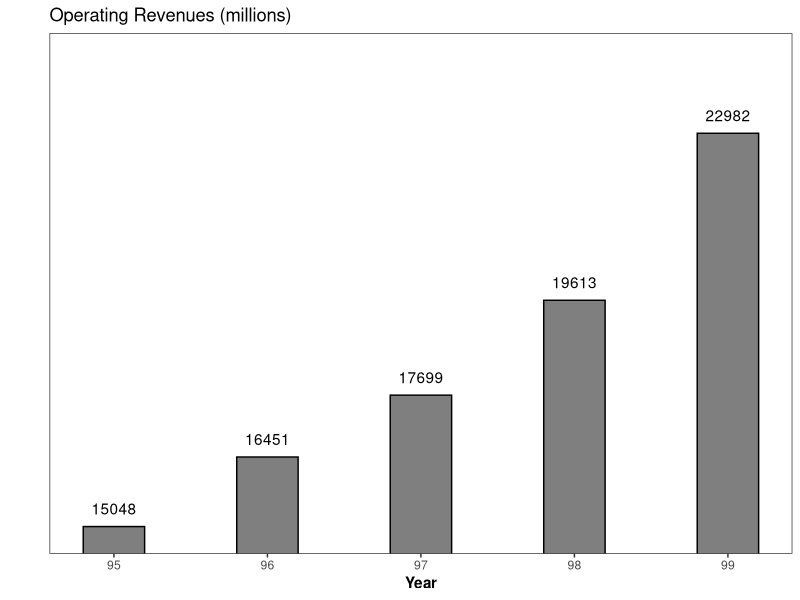
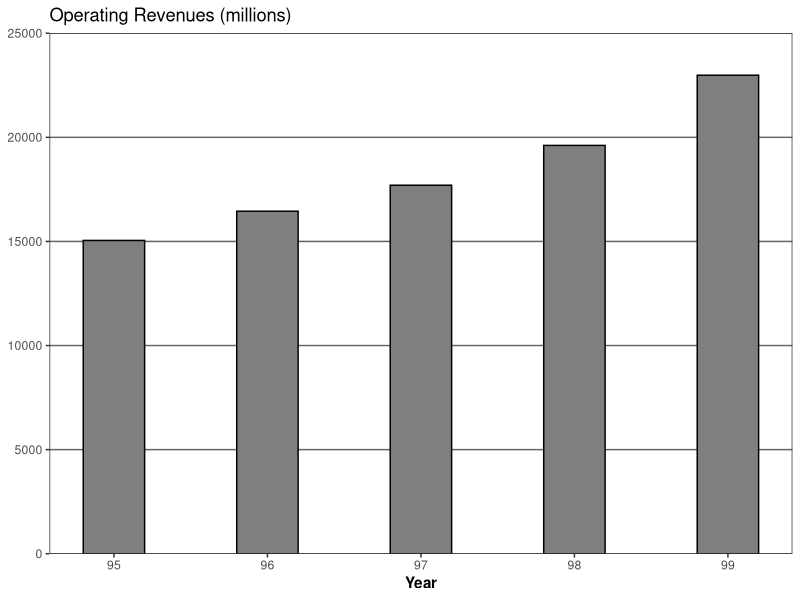

Recreate these plots in R, in order. (Note: this script raises an error after producing the figures.)
library(ggplot2)
library(gridExtra) #arrangeGrob()

this_base <- "fig07-05_annual-report-bar-chart-no-zero"

my_data <- data.frame(
  year = c(95, 96, 97, 98, 99),
  revenue = c(15048, 16451, 17699, 19613, 22982))

p1 <- ggplot(my_data, aes(x = year, y = revenue)) +
  geom_bar(stat = "identity", fill = "grey50", colour = "black", width = 0.4) +
  geom_text(aes(label = revenue), vjust = -1) +
  scale_y_continuous(limits = c(0, 25000), expand = c(0, 0)) + 
  coord_cartesian(ylim = c(14500, 25000)) +
  labs(x = "Year", y = NULL) +
  ggtitle("Operating Revenues (millions)") +
  theme_bw() +
  theme(panel.grid.major = element_blank(),
        panel.grid.minor = element_blank(),
        axis.text.y = element_text(colour="white"),
        axis.ticks.y = element_blank(),
        axis.title.x = element_text(face = "bold"))

p2 <- ggplot(my_data, aes(x = year, y = revenue)) +
  geom_bar(stat = "identity", fill = "grey50", colour = "black", width = 0.4) +
  scale_y_continuous(breaks = seq(0, 25000, 5000), limits = c(0, 25000),
                     expand = c(0, 0)) +
  labs(x = "Year", y = NULL) +
  ggtitle("Operating Revenues (millions)") +
  theme_bw() +
  theme(panel.grid.major.y = element_line(colour = "grey40"),
        panel.grid.major.x = element_blank(),
        panel.grid.minor = element_blank(),
        axis.title.y = element_blank(),
        axis.title.x = element_text(face = "bold"))

# arrange plots together 
p3 <- arrangeGrob(
  p1, p2, nrow = 2,
  main = textGrob("Fig. 7.5 Annual Report Bar Chart: No Zero", 
                  just = "top", gp = gpar(fontface = "bold", cex = 1.5)))

p3

ggsave(paste0(this_base, ".png"), 
       p3, width = 6, height = 6)

## pedantic: tick marks between bars instead of centre
